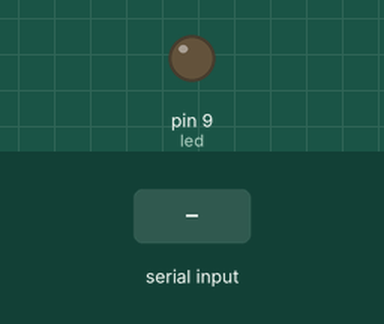
This sketch was run on a simulated Arduino Uno, built with avr-gcc and run on an emulated ATmega328P. Parts: output pins drawn as LEDs (lit = HIGH). The test bench sets the inputs (shaded band).

Above: at 1.2 s.
1.3 s: byte 30 received over Serial
At 2.3 s:
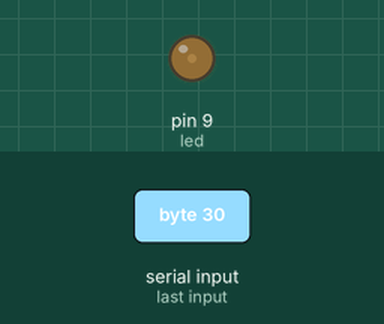
2.8 s: byte 90 received over Serial
At 3.5 s:
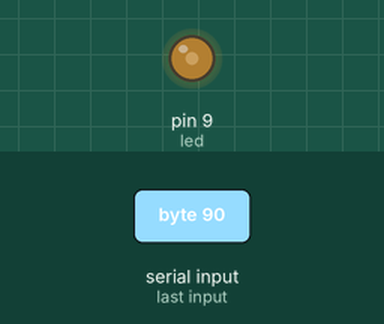
Timing chart, 0 to 5.8 s (numbered marks = the images above; inputs shaded):
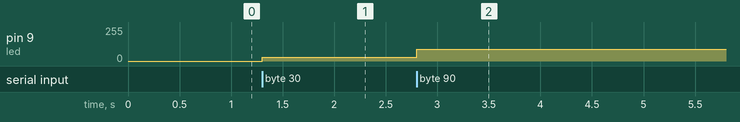

The sketch:

acode.ino
```cpp
int pwm=0;
int ec;
int led = 9;
int brightness = 0;
int fadeAmount = 5;

void setup() {
  pinMode(led, OUTPUT);
  Serial.begin(115200);
}

void loop() {
    if (Serial.available() > 0) {
      pwm= Serial.read();
      analogWrite(led, pwm);

    }
  }
```

Measured:
- after the input at 1.3 s, pin 9 (led): 0/255 → 30/255 at once
- after the input at 2.8 s, pin 9 (led): 30/255 → 90/255 at once
